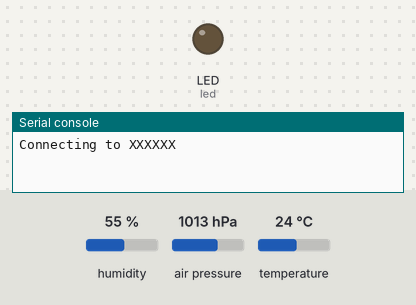
Bench run of a program on a simulated CircuitPython board. Parts: output pins drawn as LEDs (lit = HIGH), the last lines printed to the serial console. The inputs (shaded band) are chosen by the test bench; at power-on: humidity 55 %, air pressure 1013 hPa, temperature 24 °C. No MQTT or app messages arrive unless stated; deep sleep restarts the program when it ends.

Above: at 0.1 s.
At 2.8 s:
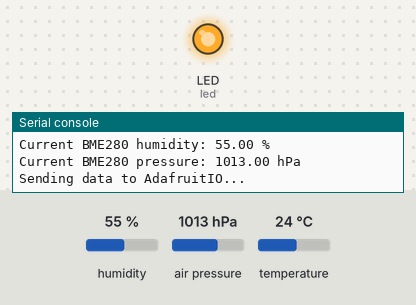
Timing chart, 0 to 5.4 s (numbered marks = the images above):
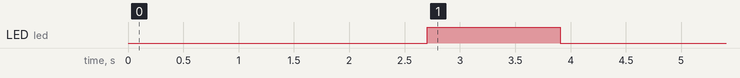

Measured:
- by itself, LED (led): LOW → HIGH at 2.7 s, → LOW 1.2 s later

The program:

code.py
```python
import os
import time
import ssl
import alarm
import board
import digitalio
import wifi
import socketpool
import adafruit_requests
from adafruit_io.adafruit_io import IO_HTTP, AdafruitIO_RequestError
from adafruit_bme280 import basic as adafruit_bme280
try:
    secrets = {
        "ssid": os.getenv("WIFI_SSID"),
        "password": os.getenv("WIFI_PASSWORD"),
        "aio_username": os.getenv("ADAFRUIT_IO_USERNAME"),
        "aio_key": os.getenv("ADAFRUIT_IO_KEY"),
    }
except ImportError:
    print("WiFi and Adafruit IO credentials are kept in settings.toml, please add them there!")
    raise

# Time between grabbing and sending readings to allow the board to cool
sleep_duration = 360

# LED Setup
class LED:
    led = digitalio.DigitalInOut(board.LED)
    led.switch_to_output()

    def on(self):
        self.led.value = True

    def off(self):
        self.led.value = False
led = LED()


# Set up the BME280 and LC709203 sensors
i2c = board.I2C()
bme280 = adafruit_bme280.Adafruit_BME280_I2C(i2c)

# Collect the sensor data values and format the data
loggedData = {
    "bme280-temperature":"{:.2f}".format(bme280.temperature),
    "bme280-temperature-f":"{:.2f}".format((bme280.temperature * (9 / 5) + 32)),  # Convert C to F
    "bme280-humidity":"{:.2f}".format(bme280.relative_humidity),
    "bme280-pressure":"{:.2f}".format(bme280.pressure)
}

class IOConnection:

    feeds = {"bme280-temperature":None, "bme280-temperature-f":None, "bme280-humidity":None, "bme280-pressure":None}

    def __init__(self, requests):
        self.requests = requests
        self.io = IO_HTTP(secrets["aio_username"], secrets["aio_key"], requests)

        for feed in self.feeds:
            self.feeds[feed] = self.setup_feed(feed)

    # Fetch the feed of the provided name. If the feed does not exist, create it.
    def setup_feed(self, feed_name):
        try:
            # Get the feed of provided feed_name from Adafruit IO
            return self.io.get_feed(feed_name)
        except AdafruitIO_RequestError:
            # If no feed of that name exists, create it
            return self.io.create_new_feed(feed_name)


    # Send the data. Requires a feed name and a value to send.
    def send_io_data(self, feed, value):
        return self.io.send_data(feed["key"], value)

    def send_log(self,data):
        try:
            print("Sending data to AdafruitIO...")
            # Send data to Adafruit IO
            self.send_io_data(self.feeds["bme280-temperature"], data["bme280-temperature"])
            self.send_io_data(self.feeds["bme280-temperature-f"], data["bme280-temperature-f"])
            self.send_io_data(self.feeds["bme280-humidity"], data["bme280-humidity"])
            self.send_io_data(self.feeds["bme280-pressure"], data["bme280-pressure"])
            print("Data sent!")
            # Turn off the LED to indicate data sending is complete.
            led.value = False

        # Adafruit IO can fail with multiple errors depending on the situation, so this except is broad.
        except Exception as e:  # pylint: disable=broad-except
            print(e)
            go_to_sleep(60)

        led.off()
        go_to_sleep(sleep_duration)


def print_logged_data():
    print("Current BME280 temperature: {0} C".format(loggedData["bme280-temperature"]))
    print("Current BME280 temperature: {0} F".format(loggedData["bme280-temperature-f"]))
    print("Current BME280 humidity: {0} %".format(loggedData["bme280-humidity"]))
    print("Current BME280 pressure: {0} hPa".format(loggedData["bme280-pressure"]))


def connect_to_wifi():
    try:
        print(f"Connecting to {secrets['ssid']}")
        wifi.radio.connect(secrets['ssid'], secrets['password'])
        print(f"Connected to {secrets['ssid']}")
        print(f"My IP address: {wifi.radio.ipv4_address}")
        pool = socketpool.SocketPool(wifi.radio)
        requests = adafruit_requests.Session(pool, ssl.create_default_context())
        return requests
    except:
        go_to_sleep(60)
        connect_to_wifi()

def go_to_sleep(sleep_period):
    print(f"Going into deep sleep for {sleep_period} seconds...")

    # Turn off I2C power by setting it to input
    i2c_power = digitalio.DigitalInOut(board.I2C_POWER)
    i2c_power.switch_to_input()

    # Create a an alarm that will trigger sleep_period number of seconds from now.
    time_alarm = alarm.time.TimeAlarm(monotonic_time=time.monotonic() + sleep_period)
    # Exit and deep sleep until the alarm wakes us.
    alarm.exit_and_deep_sleep_until_alarms(time_alarm)


#connect to the wifi in settings.toml
requests = connect_to_wifi()

aio = IOConnection(requests)

# Turn on the LED to indicate data is being sent.
led.on()

# Print data values to the serial console. Not necessary for Adafruit IO.
print_logged_data()
aio.send_log(loggedData)
```
